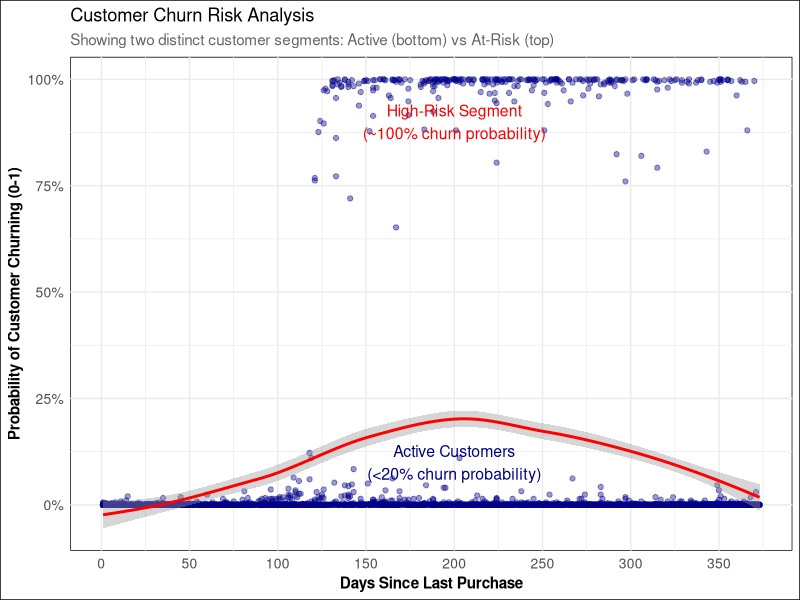
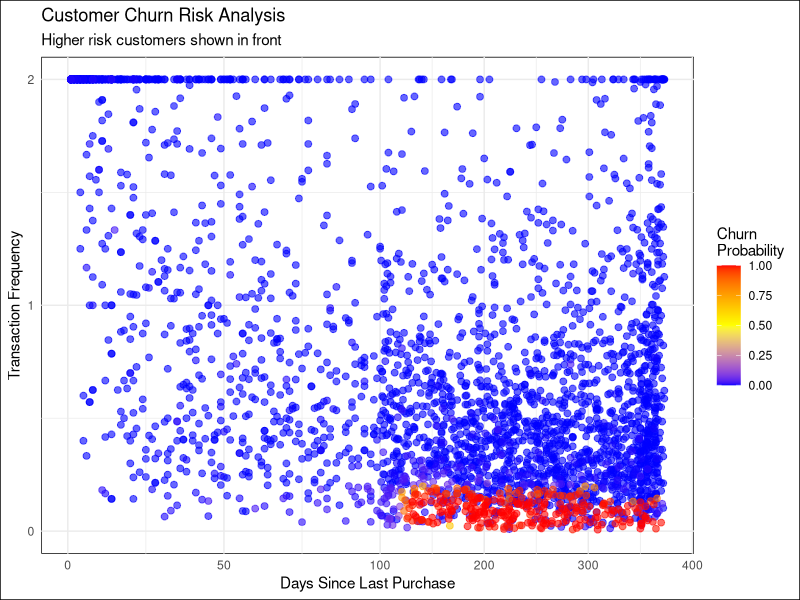

Write the R code that produced these figures, in order.
library(ggplot2)
library(scales)
library(dplyr)

# Read the data
data <- read.csv("data/customer_churn_risk.csv")

# Set default theme for all plots
theme_set(theme_minimal() + theme(
  panel.background = element_rect(fill = "white"),
  plot.background = element_rect(fill = "white")
))

# 1. Recency vs Churn Probability with improved annotations
p1 <- ggplot(data, aes(x = Recency, y = Churn_Probability)) +
  geom_point(alpha = 0.4, color = "darkblue") +
  geom_smooth(method = "loess", color = "red") +
  labs(title = "Customer Churn Risk Analysis",
       subtitle = "Showing two distinct customer segments: Active (bottom) vs At-Risk (top)",
       x = "Days Since Last Purchase",
       y = "Probability of Customer Churning (0-1)") +
  scale_y_continuous(labels = percent_format()) +
  scale_x_continuous(labels = comma,
                    breaks = seq(0, 400, 50)) +
  annotate("text", x = 200, y = 0.9, 
           label = "High-Risk Segment\n(~100% churn probability)", 
           color = "red", size = 4) +
  annotate("text", x = 200, y = 0.1, 
           label = "Active Customers\n(<20% churn probability)", 
           color = "darkblue", size = 4) +
  theme(
    plot.subtitle = element_text(size = 11, color = "grey40"),
    axis.text = element_text(size = 10),
    axis.title = element_text(size = 11, face = "bold")
  )

# Create custom transformations
y_trans <- scales::trans_new(
  name = "custom_y",
  transform = function(x) ifelse(x <= 2, x * 5, 10),
  inverse = function(x) ifelse(x <= 10, x/5, 2)
)

x_trans <- scales::trans_new(
  name = "custom_x",
  transform = function(x) ifelse(x <= 100, x, 100 + (x-100)/3),
  inverse = function(x) ifelse(x <= 100, x, (x-100)*3 + 100)
)

# 2. Improved visualization with custom scale
p2 <- ggplot() +
  geom_point(data = data[order(data$Churn_Probability),], 
             aes(x = Recency, 
                 y = Transaction_Frequency,
                 color = Churn_Probability),
             size = 2,
             alpha = 0.6) +
  scale_color_gradient2(
    low = "blue",
    mid = "yellow",
    high = "red",
    midpoint = 0.5
  ) +
  scale_y_continuous(
    trans = y_trans,
    breaks = c(0, 1, 2),
    limits = c(0, 2)
  ) +
  scale_x_continuous(
    trans = x_trans,
    breaks = c(0, 50, 100, 200, 300, 400),
    labels = comma
  ) +
  labs(title = "Customer Churn Risk Analysis",
       subtitle = "Higher risk customers shown in front",
       x = "Days Since Last Purchase",
       y = "Transaction Frequency",
       color = "Churn\nProbability") +
  theme(legend.position = "right")

# Save plots to files
ggsave("plots/recency_vs_churn.png", p1, width = 10, height = 6, dpi = 300)
ggsave("plots/churn_heatmap.png", p2, width = 12, height = 8, dpi = 300)
